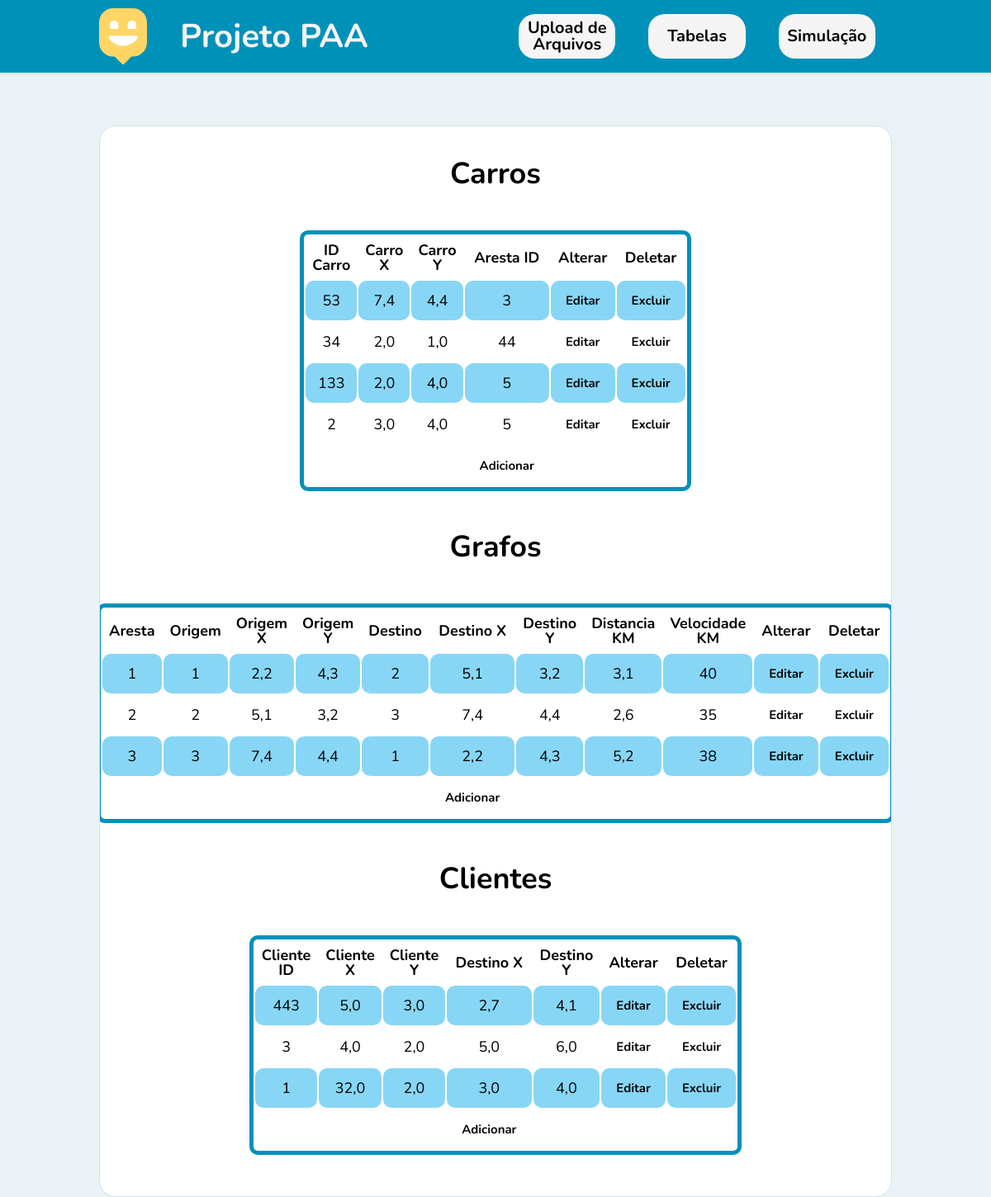
Page /tabelas on the earlier database version.
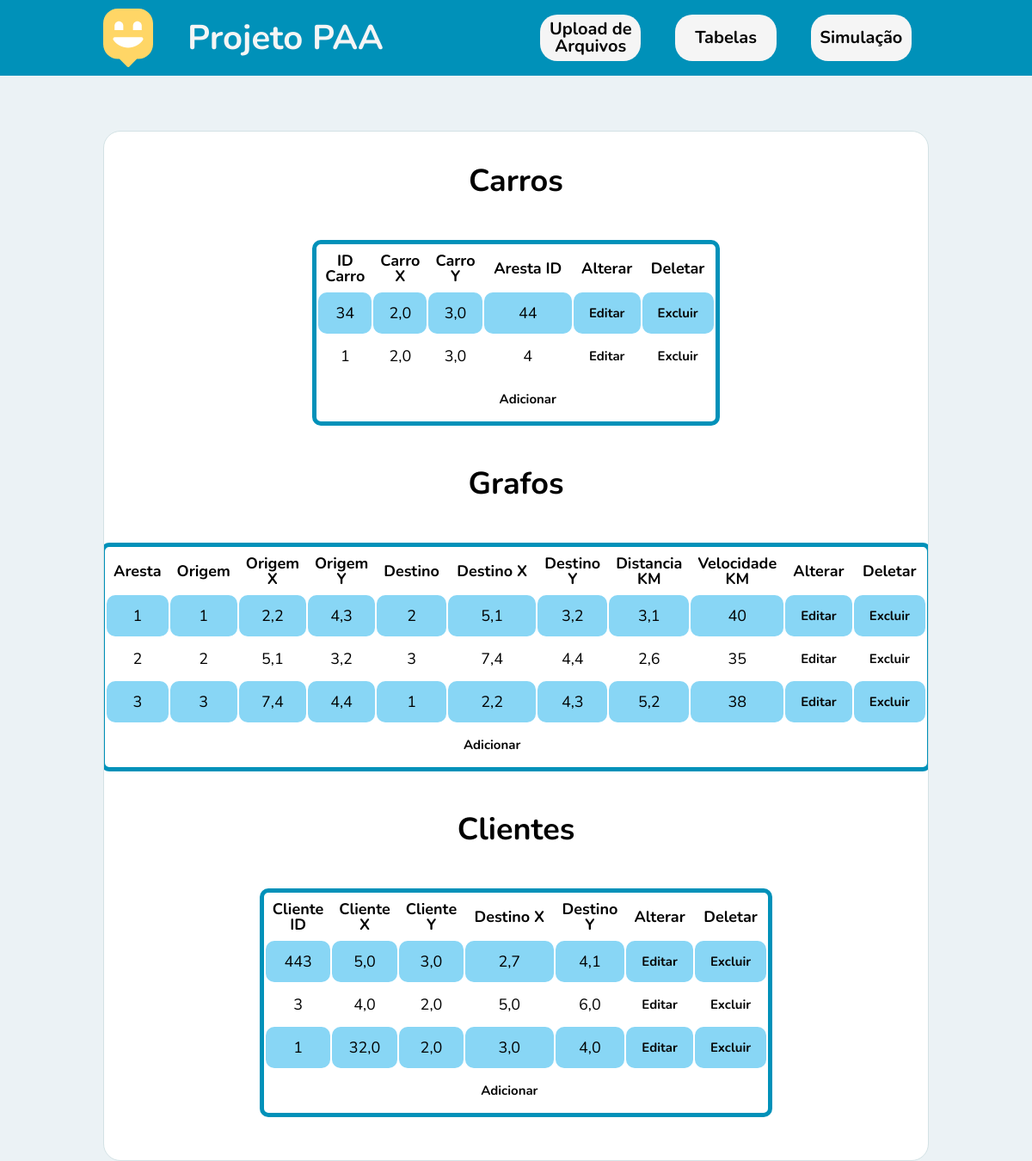
Same page on the later database version.
### app/models.py (models this page shows)
class Carro(models.Model):
    carro_id = models.IntegerField(blank=False, null=False)
    loc_carro_x = models.FloatField(blank=False, null=False)
    loc_carro_y = models.FloatField(blank=False, null=False)
    aresta_id = models.IntegerField(blank=False, null=False)

class Grafo(models.Model):
    aresta_n = models.IntegerField(blank=False, null=False, default=0)
    v_origem = models.IntegerField(blank=False, null=False, default=0)
    loc_v_origem_x = models.FloatField(blank=False, null=False, default=0)
    loc_v_origem_y = models.FloatField(blank=False, null=False, default=0)
    v_destino = models.IntegerField(blank=False, null=False, default=0)
    loc_v_destino_x = models.FloatField(blank=False, null=False, default=0)
    loc_v_destino_y = models.FloatField(blank=False, null=False, default=0)
    distancia_km = models.FloatField(blank=False, null=False, default=0)
    velocidade_km_h = models.IntegerField(blank=False, null=False, default=0)

class Cliente(models.Model):
    cliente_id = models.IntegerField(blank=False, null=False)
    loc_cliente_x = models.FloatField(blank=False, null=False)
    loc_cliente_y = models.FloatField(blank=False, null=False)
    dest_cliente_x = models.FloatField(blank=False, null=False)
    dest_cliente_y = models.FloatField(blank=False, null=False)

### app/views.py (the view)
# urls.py: path('tabelas', views.tabelas, name='tabelas'),
def tabelas(request):
    carros = Carro.objects.all()
    clientes = Cliente.objects.all()
    grafos = Grafo.objects.all()
    return render(request, 'app/tabelas.html', {'carros':carros, 'clientes':clientes, 'grafos': grafos})

### app/templates/app/tabelas.html (shortened to what this page needs)
{% load static %}
{% block content %}
<!DOCTYPE html>
<html lang="pt_BR">
  <head>
    <link rel="stylesheet" href="{% static 'css/main.css' %}" />
    <link rel="stylesheet" href="{% static 'css/animations.css' %}" />
    <link rel="stylesheet" href=" {% static 'css/tabelas.css' %}" />
  </head>
  <body>
    <nav class="nav_bar_back">
      <div class="nav_bar">
        <div class="nav_title">
          <img src="{% static 'images/map-marker.svg' %}" alt="Happy">
          <h1 class="title">Projeto PAA</h1>
        </div>
        <div class="nav_buttons">
          <a class="button_nav" href="/"><label>Upload de Arquivos</label></a>
          <a class="button_nav" href="/tabelas"><label>Tabelas</label></a>
          <a class="button_nav" href="/simulacao/0/0"><label>Simulação</label></a>
        </div>
      </div>
    </nav>
    <div class="page-home animate-up">
      <h1 class="t1">Carros</h1>
        <div class="table_title_div">
            <div class="table_div">
                <table class="table">
                    <tr class="titulo">
                        <td>ID Carro</td>
                        <td>Carro X</td>
                        <td>Carro Y</td>
                        <td>Aresta ID</td>
                        <td>Alterar</td>
                        <td>Deletar</td>
                    </tr>
                    {% for carro in carros %}
                    <tr>
                        <td>{{carro.carro_id}}</td>
                        <td>{{carro.loc_carro_x}}</td>
                        <td>{{carro.loc_carro_y}}</td>
                        <td>{{carro.aresta_id}}</td>
                        <td>
                          <a class="button_edit" type="submit" href="/edit/carro/{{carro.carro_id}}">Editar</a class=>
                        </td>
                        <td>
                          <a class="button_edit" type="submit" href="delete/carro/{{carro.carro_id}}">Excluir</a class=>
                        </td>
                    </tr>
                    {% endfor %}
                    <tr style="background-color: #ffffff;">
                      <td></td>
                      <td></td>
                      <td></td>
                      <td><a class="button_edit" type="submit" href="adicionar/carro">Adicionar</a class=></td>
                      <td></td>
                      <td></td>
                  </tr>
                </table>
            </div>
        </div>
        <h1>Grafos</h1>
        <div class="table_title_div">
            <div class="table_div">
                <table class="table">
                    <tr class="titulo">
                        <td>Aresta</td>
                        <td>Origem</td>
                        <td>Origem X</td>
                        <td>Origem Y</td>
                        <td>Destino</td>
                        <td>Destino X</td>
                        <td>Destino Y</td>
                        <td>Distancia KM</td>
                        <td>Velocidade KM</td>
                        <td>Alterar</td>
                        <td>Deletar</td>
                    </tr>
                    {% for grafo in grafos %}
                    <tr>
                        <td>{{grafo.aresta_n}}</td>
                        <td>{{grafo.v_origem}}</td>
                        <td>{{grafo.loc_v_origem_x}}</td>
                        <td>{{grafo.loc_v_origem_y}}</td>
                        <td>{{grafo.v_destino}}</td>
                        <td>{{grafo.loc_v_destino_x}}</td>
                        <td>{{grafo.loc_v_destino_y}}</td>
                        <td>{{grafo.distancia_km}}</td>
                        <td>{{grafo.velocidade_km_h}}</td>
                        <td>
                          <a class="button_edit" type="submit" href="/edit/grafo/{{grafo.aresta_n}}">Editar</a>
                        </td>
                        <td>
                          <a class="button_edit" type="submit" href="delete/grafo/{{grafo.aresta_n}}">Excluir</a class=>
                        </td>
                    </tr>
                    {% endfor %}
                    <tr style="background-color: #ffffff;">
                      <td></td>
                      <td></td>
                      <td></td>
                      <td></td>
                      <td></td>
                      <td><a class="button_edit" type="submit" href="adicionar/grafo">Adicionar</a class=></td>
                      <td></td>
                      <td></td>
                      <td></td>
                      <td></td>
                      <td></td>
                    </tr>
                </table>
              </div>
            </div>
            <h1>Clientes</h1>
        <div class="table_title_div">
            <div class="table_div">
                <table class="table">
                    <tr class="titulo">
                        <td>Cliente ID</td>
                        <td>Cliente X</td>
                        <td>Cliente Y</td>
                        <td>Destino X</td>
                        <td>Destino Y</td>
                        <td>Alterar</td>
                        <td>Deletar</td>
                    </tr>
                    {% for cliente in clientes %}
                    <tr>
                        <td>{{cliente.cliente_id}}</td>
                        <td>{{cliente.loc_cliente_x}}</td>
                        <td>{{cliente.loc_cliente_y}}</td>
                        <td>{{cliente.dest_cliente_x}}</td>
                        <td>{{cliente.dest_cliente_y}}</td>
                        <td>
                          <a class="button_edit" type="submit" href="/edit/cliente/{{cliente.cliente_id}}">Editar</a>
                        </td>
                        <td>
                          <a class="button_edit" type="submit" href="delete/cliente/{{cliente.cliente_id}}">Excluir</a class=>
                        </td>
                    </tr>
                    {% endfor %}
                    <tr style="background-color: #ffffff;">
                      <td></td>
                      <td></td>
                      <td></td>
                      <td> <a class="button_edit" type="submit" href="adicionar/cliente">Adicionar</a class=></td>
                      <td></td>
                      <td></td>
                      <td></td>
                    </tr>
                  </table>
            </div>
        </div>
    </div>
  </body>
</html>
{% endblock %}

### app/static/css/main.css (style rules this page uses)
* { margin: 0; padding: 0; box-sizing: border-box; }
:root { font-size: 62.5%; }
body { height: 100vh; color: white; background: #ebf2f5; }
body, input, button, textarea { font: 400 1.8rem/1 "Nunito", "sans-serif"; color: black; }

### app/static/css/animations.css (style rules this page uses)
.animate-up { animation-name: up; animation-duration: 300ms; animation-fill-mode: backwards; }

### app/static/css/tabelas.css (style rules this page uses)
body { flex: 1; }
.page-home { width: 80%; margin: 6.4rem auto; background: white; border: 1px solid #d3e2e5; border-radius: 2rem; overflow: hidden; }
.nav_bar_back { background: rgb(0, 145, 185); display: flex; justify-content: center; }
.nav_bar { width: 80%; display: flex; justify-content: space-between; align-items: center; margin: 1rem; }
.nav_title { display: flex; justify-content: space-evenly; align-items: center; color: whitesmoke; }
.title { margin-left: 4rem; font-size: 40px; }
.nav_buttons { display: flex; justify-content: space-evenly; align-items: center; background: rgb(0, 145, 185); }
.button_nav { width: 100%; height: 5.4rem; border: 0; cursor: pointer; background: rgb(245, 245, 245); border-radius: 2rem; color: rgb(6, 6, 6); display: flex; align-items: center; justify-content: center; text-align: center; transition: background-color 0.2s; margin-left: 2rem; margin-right: 2rem; text-decoration: none; font-size: 20px; font-weight: bold; }
.button_edit { width: 100%; height: 3.2rem; border: 0; cursor: pointer; border-radius: 2rem; color: rgb(6, 6, 6); display: flex; align-items: center; justify-content: center; text-align: center; transition: background-color 0.2s; margin-right: 2rem; text-decoration: none; font-size: 15px; font-weight: bold; }
.table_title_div { display: flex; justify-content: center; align-items: left; padding: 2rem; }
.table_div { display: flex; justify-content: space-evenly; align-items: center; }
.table { border: 5px solid rgb(0, 145, 185); border-radius: 10px; margin-top: 30px; margin-bottom: 30px; margin-left: 2rem; margin-right: 2rem; width: 60%; }
.titulo { font-weight: bolder; }
th, td { text-align: center; padding: 8px; border-radius: 10px; }
h1 { text-align: center; }
tr:nth-child(even) { background-color: #88d6f5; }
.t1 { margin-top: 4rem; }

Differences in the rows shown:
removed Carro: carro_id "53", loc_carro_x "7,4", loc_carro_y "4,4", aresta_id "3"
removed Carro: carro_id "133", loc_carro_x "2,0", loc_carro_y "4,0", aresta_id "5"
removed Carro: carro_id "2", loc_carro_x "3,0", loc_carro_y "4,0", aresta_id "5"
changed Carro (number 1 of 2 on the later page): loc_carro_y "1,0" → "3,0"
added Carro: carro_id "1", loc_carro_x "2,0", loc_carro_y "3,0", aresta_id "4"
